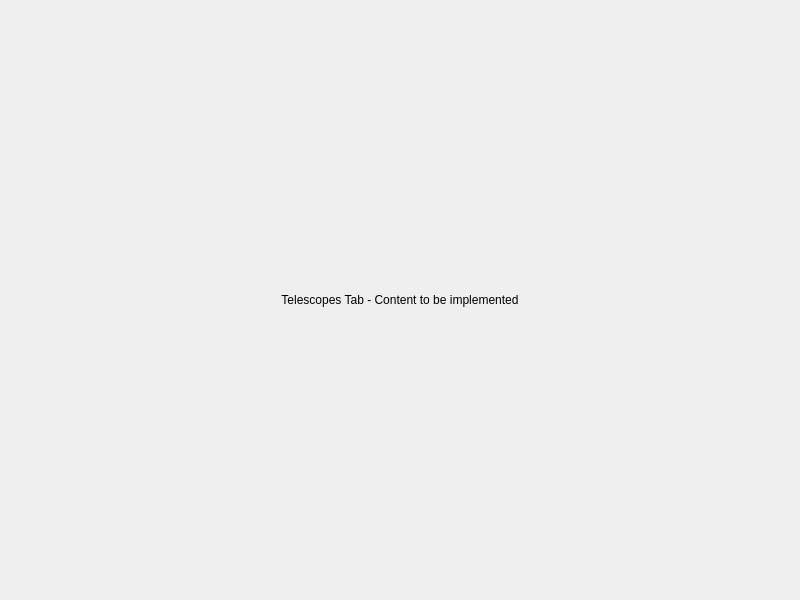
<?xml version="1.0" encoding="UTF-8"?>
<ui version="4.0">
 <class>TelescopesTab</class>
 <widget class="QWidget" name="TelescopesTab">
  <property name="geometry">
   <rect>
    <x>0</x>
    <y>0</y>
    <width>800</width>
    <height>600</height>
   </rect>
  </property>
  <property name="windowTitle">
   <string>Telescopes</string>
  </property>
  <layout class="QVBoxLayout" name="verticalLayout">
   <item>
    <widget class="QLabel" name="label">
     <property name="text">
      <string>Telescopes Tab - Content to be implemented</string>
     </property>
     <property name="alignment">
      <set>Qt::AlignCenter</set>
     </property>
    </widget>
   </item>
  </layout>
 </widget>
 <resources/>
 <connections/>
</ui>
